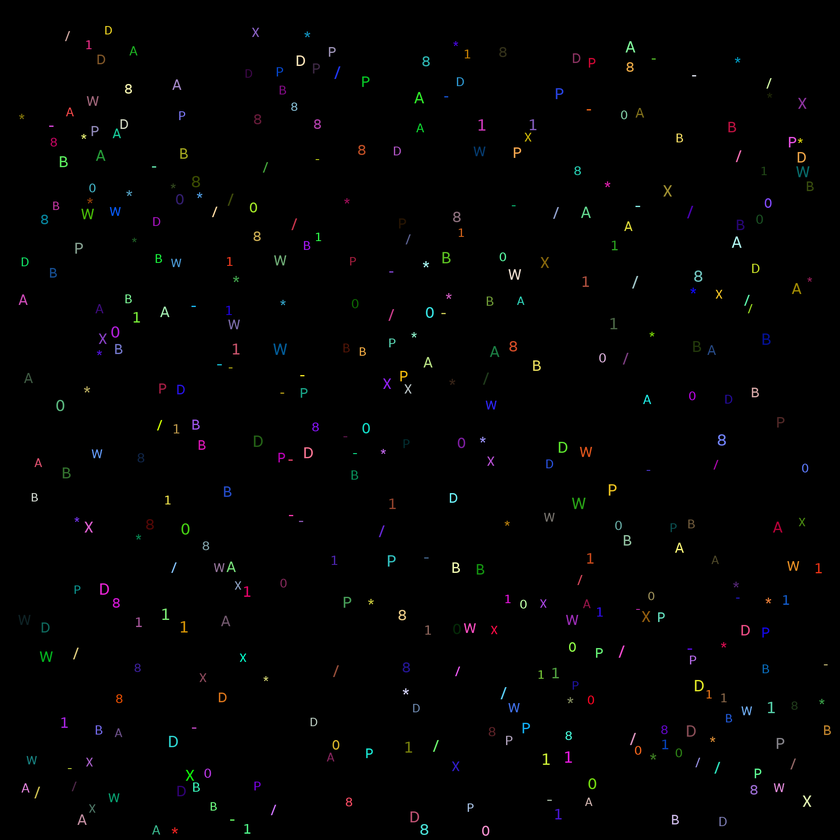
#> input picture alphabet/symbols.png, 840 x 840 px, shrunk from 2000 x 2000 before the run
$ python alphabet2.py
#> lines starting #> are read from the running program, lines starting #| are printed output that depends on the picture; after the words box and inside, x2 and y2 are one past the last pixel; in counts of white or black regions, pixels touching at a corner belong together
import numpy as np
import matplotlib.pyplot as plt
from skimage.measure import label, regionprops
from scipy.ndimage import binary_closing

struct = [[1, 1], [1, 1]]

def filling_factor(region):
    return region.image.mean()


def recognize(region):

    if filling_factor(region) == 1:
        return "-"

    euler = region.euler_number

    match euler:
        case -1:  # B or 8
            if 1 in region.image.mean(0):
                if region.image[0][0] == 0 and region.image[1][1] == 0:
                    return "8"
                return "B"
            return "8"
        case 0:  # A or 0 or D or P
            if 1 in region.image.mean(0): #D or P
                # print(region.filled_area - region.area)
                # plt.imshow(region.image)
                # plt.show()
                if region.filled_area - region.area < 100:
                    if region.image[0][0] == 0 and region.image[1][1] == 0:
                        return "0"
                    return "P"
                else:
                    return "b"
            tmp = region.image.copy()
            tmp[-1, :] = 1
            tmp_regions = regionprops(label(tmp))
            if tmp_regions[0].euler_number == -1:
                # plt.imshow(region.image)
                # plt.show()
                return "A"
            return "0"
        case _:  # 1 W X / *
            if 1 in region.image.mean(0):
                c = region.image.shape[0] - 1
                if region.image[c][0] == 0 and region.image[c][1] == 0:
                    return "*"
                # plt.imshow(region.image)
                # plt.show()
                return "1"
            tmp = region.image.copy()
            tmp[-1, :] = 1
            tmp[0, :] = 1
            tmp_regions = regionprops(label(tmp))
            euler = tmp_regions[0].euler_number
            if euler == -1:
                return "X"
            elif euler == -2:
                return "W"
            if region.eccentricity > 0.5:
                return "/"
            return "*"
    return "?"

img = plt.imread('symbols.png')
#> img is the input picture: shape (840, 840, 3) float32; mean R, G, B 0.0077, 0.00774, 0.00781
# plt.imshow(img)
# plt.show()

binary = img.mean(2)
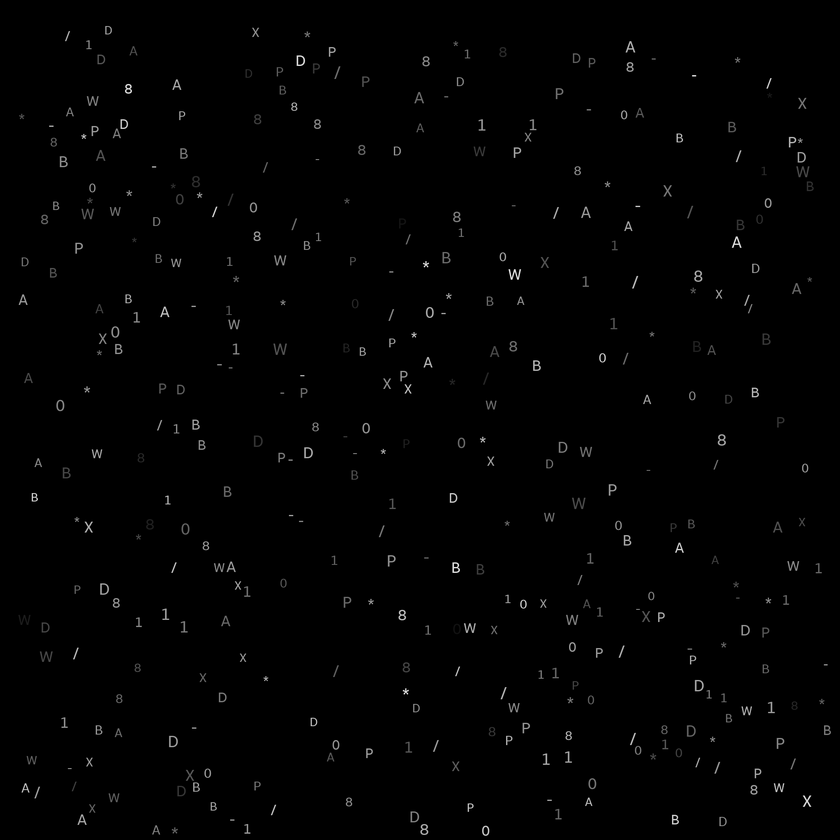
#> binary: shape (840, 840) float32; min 0, max 0.988, mean 0.00775
binary[binary>0] = 1
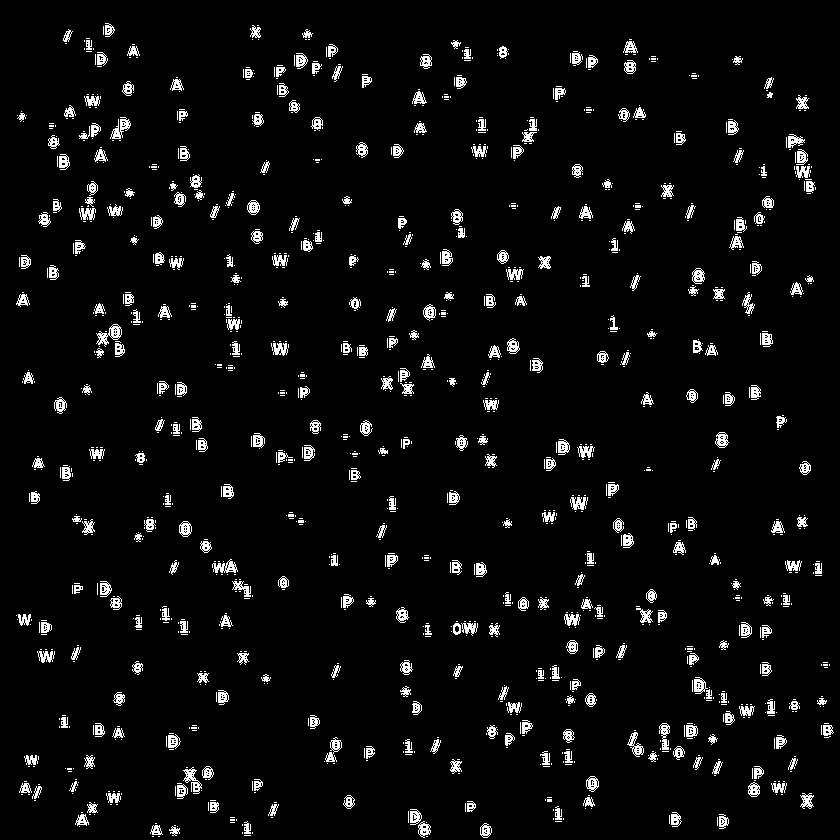
#> binary: shape (840, 840) float32; values 0 (black) and 1 (white), 4.6% white in thin lines or dots
binary = binary_closing(binary, struct)
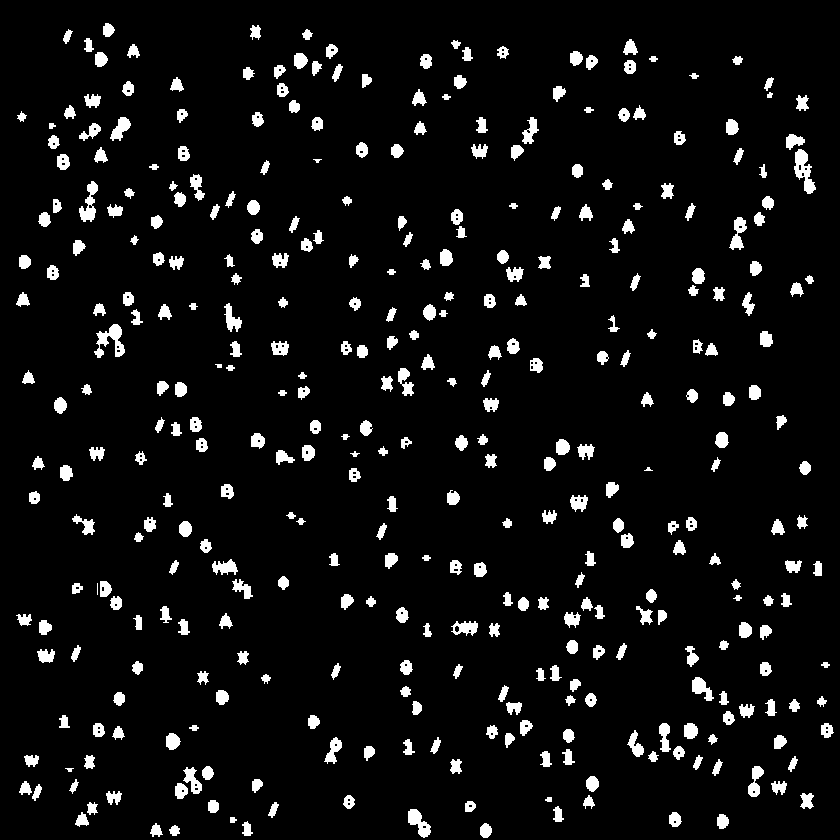
#> binary: shape (840, 840) bool; 6.2% white; 371 white regions (1 under 20 px)
labeled = label(binary)
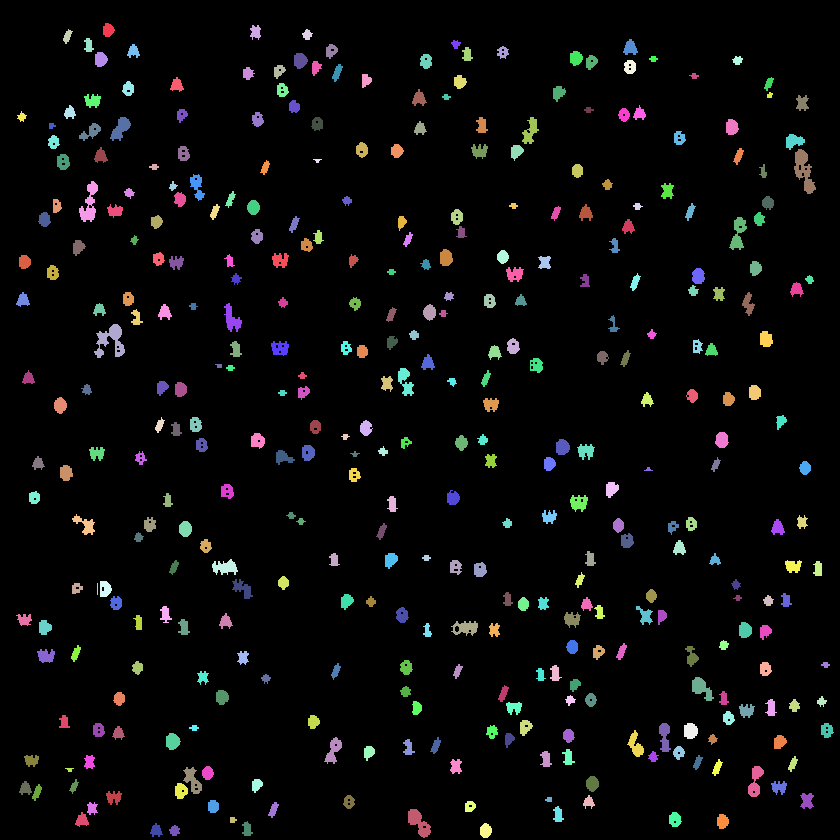
#> labeled: shape (840, 840) int32; 372 distinct labels, from 0 to 371; one colour per label, 0 black
print(labeled.max(), " символов всего")
#| 371  символов всего

regions = regionprops(labeled)
#> regions = 371 regions; largest, box (x1, y1, x2, y2) and area: (94, 324, 125, 358) 490, (794, 149, 816, 194) 488, (79, 181, 98, 222) 379, (408, 809, 431, 838) 347, (729, 217, 747, 250) 302

counts = {}
for region in regions:
    symbol = recognize(region)
    if symbol not in counts:
        counts[symbol] = 0
    counts[symbol] += 1
#> this loop made 371 passes
#> symbol on passes 1 to 3: '*', '*', '/'
#> after the loop, counts = 10 items
print(len(counts), " из 12 (количество найденных типов символов)")
#| 10  из 12 (количество найденных типов символов)
print(counts)
#| {'*': 208, '/': 51, '0': 51, '8': 25, '1': 14, 'W': 10, 'A': 5, 'P': 2, 'X': 4, '-': 1}
print(round(1.0 - counts.get("?", 0)/labeled.max(), 4)*100, "%")
#| 100.0 %

$ run again, with alphabet/alphabet.png copied over alphabet/symbols.png
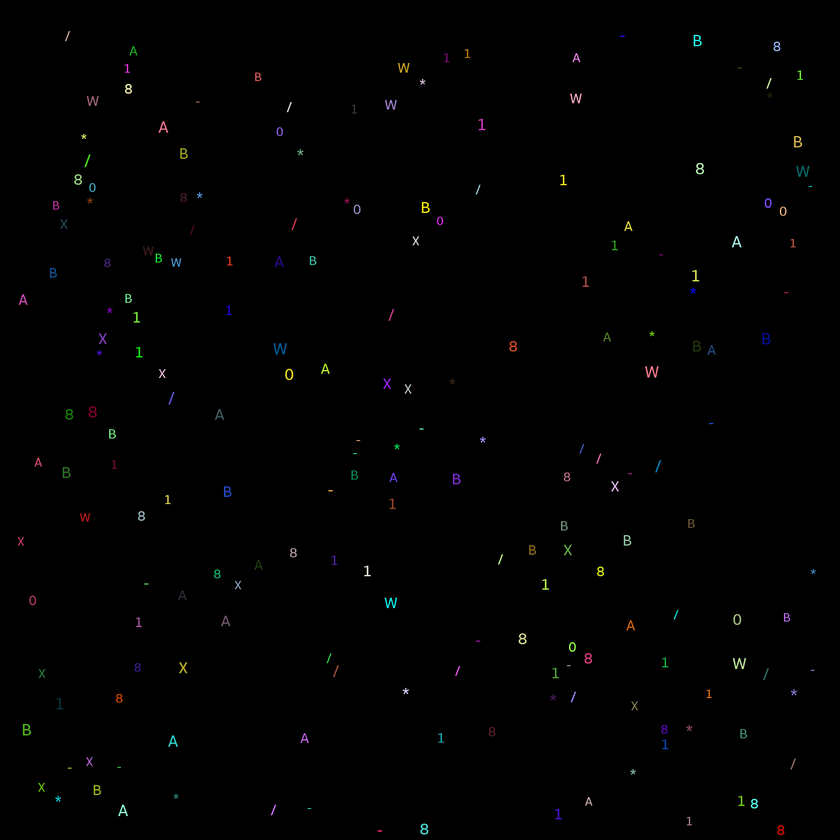
#> input picture alphabet/alphabet.png, 840 x 840 px, shrunk from 2000 x 2000 before the run
#> img is the input picture: shape (840, 840, 3) float32; mean R, G, B 0.00387, 0.00397, 0.00369
#> `binary[binary>0] = 1`:
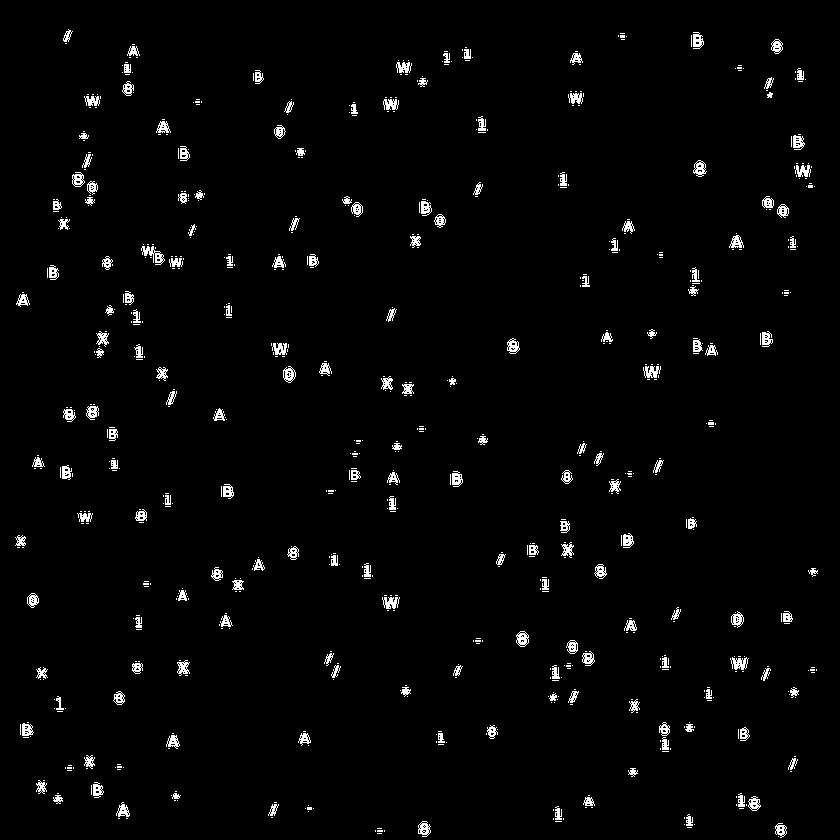
#> binary: shape (840, 840) float32; values 0 (black) and 1 (white), 2.2% white in thin lines or dots
#> `labeled = label(binary)`:
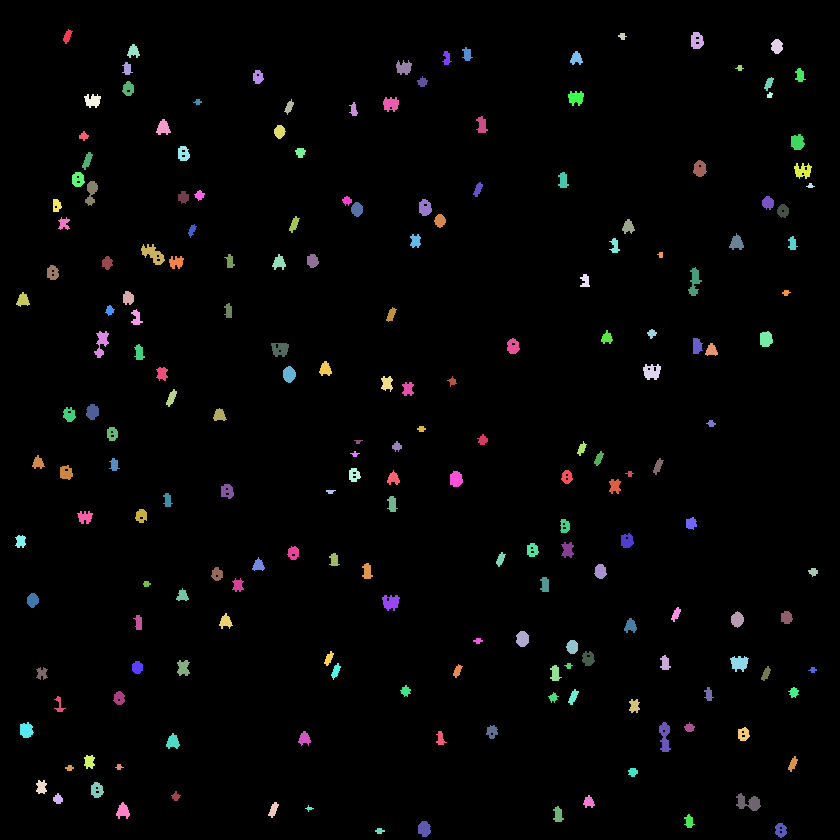
#> labeled: shape (840, 840) int32; 195 distinct labels, from 0 to 194; one colour per label, 0 black
#| 194  символов всего
#> regions = 194 regions; largest, box (x1, y1, x2, y2) and area: (141, 244, 165, 265) 253, (736, 793, 761, 811) 253, (659, 722, 671, 752) 226, (730, 656, 749, 672) 206, (643, 364, 661, 380) 205
#> the loop `for region in regions:` made 194 passes
#> symbol on passes 1 to 3: '/', '8', '*'
#> after the loop `for region in regions:`: counts = 10 items
#| 10  из 12 (количество найденных типов символов)
#| {'/': 29, '8': 15, '*': 120, 'W': 4, '0': 16, '1': 4, 'A': 2, 'P': 1, 'X': 1, 'B': 2}
#| 100.0 %
